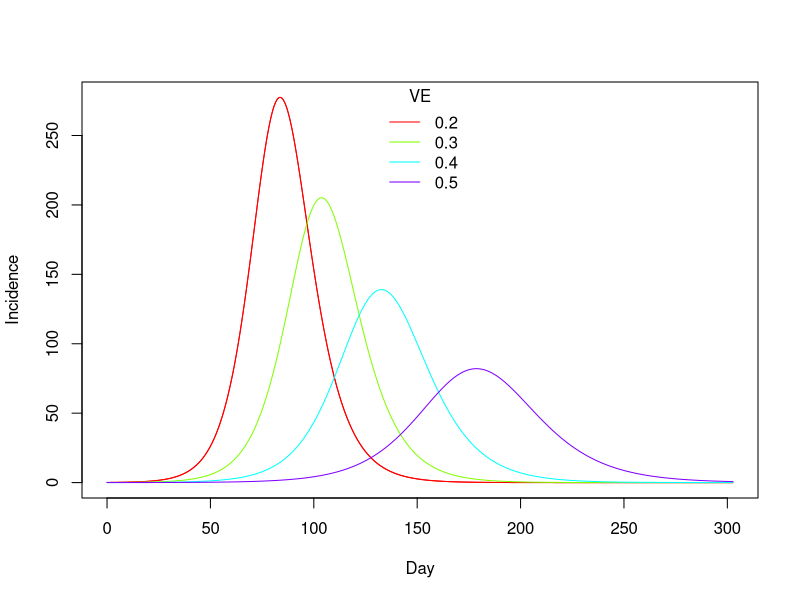
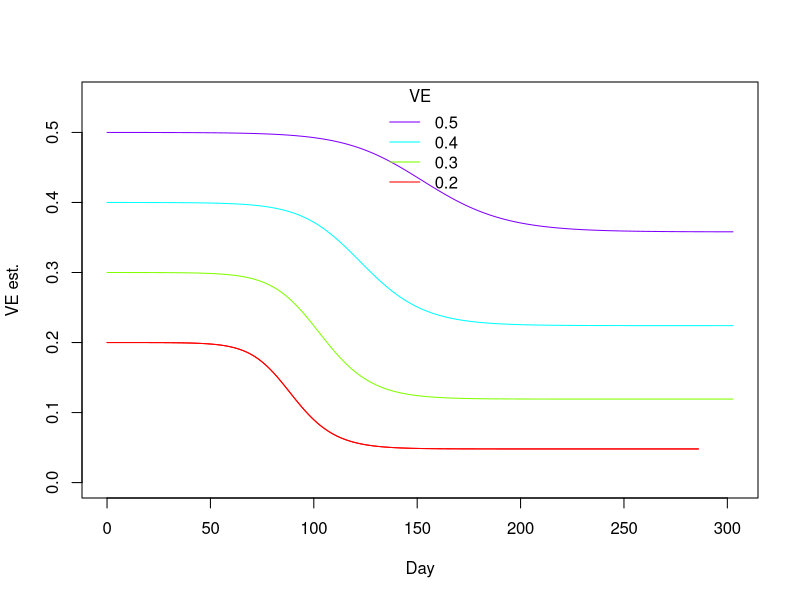
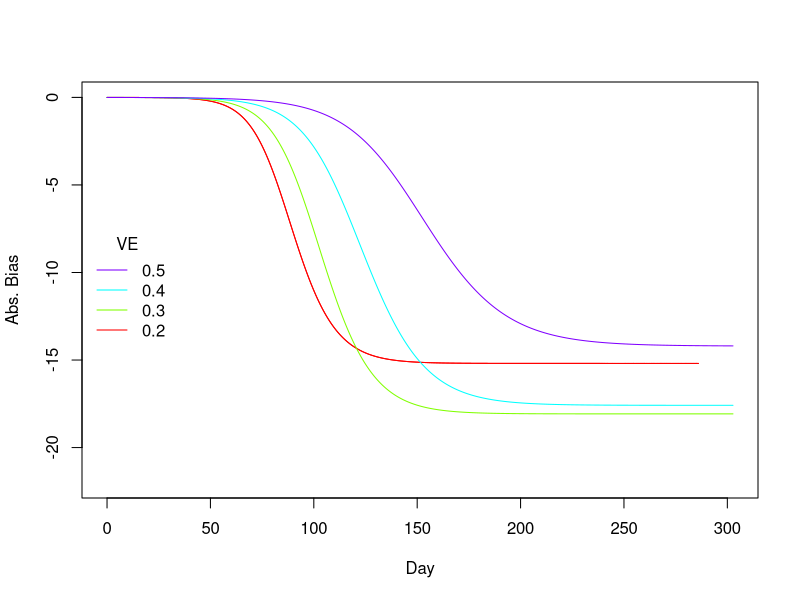
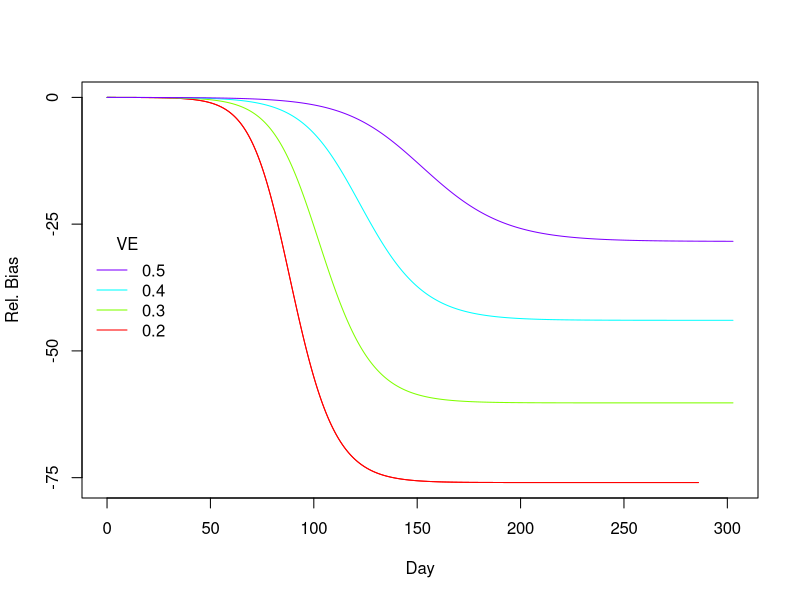
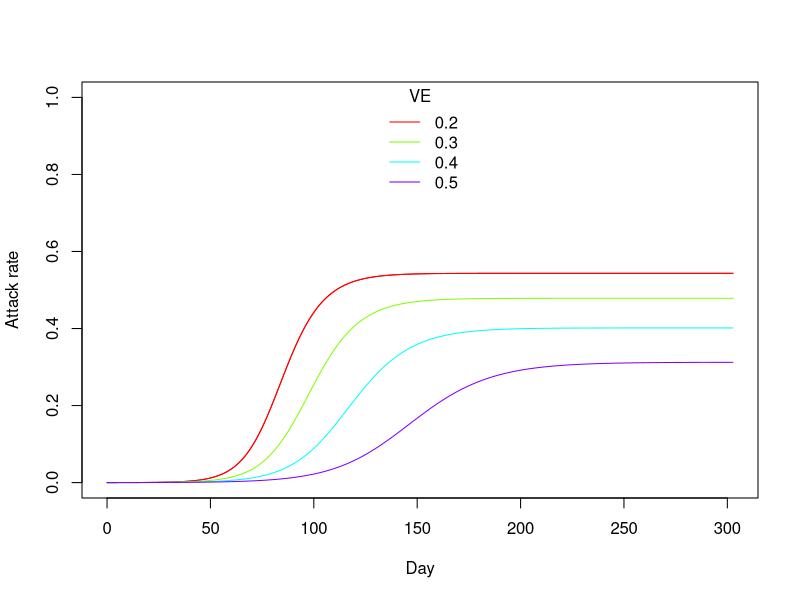

Generate these figures, in order, with R:
library(deSolve)
bfolder <- 'C:/Users/VOR1/Documents/GitHub/' ## Define root path (where repository)
## asign values to parameters
Ntot <- 2000000
vacc0 <- 0.38
vacc1 <- 0.47
vacc0 <- vacc1
##################################################################################################
##  Initial values ################################################################################
###################################################################################################
###################################################################################################
Nv0 <- round(Ntot*vacc0)
Nnv0 <- Ntot - Nv0

gamma <- 1/4
r0 <- 1.6
beta <- r0*gamma/(Ntot)
epsilon <- 0 # proportion preexisting immunity
###################################################################################################
seas <- 365

dt <- .01
times <- seq(0, seas, by = dt)
###################################################################################################
###################################################################################################
v <- -log(1 - (vacc1 - vacc0))/seas
v <- 0
VErnge <- seq(0.2,.5,.1)

casearr <- VEarr <- trueVEarr <- infarr <- list()
for (k in seq_along(VErnge)){
  phi <- VErnge[k]
  ###################################################################################################
  ### define parameter vector for ode function
  parameters <- c(gamma=gamma,beta=beta,phi=phi,v=v)
  ### Define model
  KKmod <- function(t, state, parameters) {
    with(as.list(c(state, parameters)),{
      # rate of change
      dxv <- - beta*(1-phi)*xv*(yv + ynv) + xnv*v
      dxnv <- - beta*xnv*(yv + ynv) - v*xnv
      
      dcasesv <- beta*(1-phi)*xv*(yv + ynv)
      dcasesnv <- beta*xnv*(yv + ynv)
      
      dyv <- beta*(1-phi)*xv*(yv + ynv) - yv*gamma
      dynv <- beta*xnv*(yv + ynv) - ynv*gamma
      
      dzv <- yv*gamma
      dznv <- ynv*gamma
      
      # return the rate of change
      list(c(dxv,dxnv,dynv,dyv,dzv,dznv,dcasesv,dcasesnv))
    })
  }
  ### Initial conditions
  y0 <- 1
  denom <- vacc0*(1-phi) + (1-vacc0)
  yv0 <- vacc0*(1-phi)/denom*y0; 
  ynv0 <- y0 - yv0; 
  
  xv0 <- Nv0 * (1 - epsilon) - yv0
  xnv0 <- Nnv0 * (1 - epsilon) - ynv0
  
  zv0 <- znv0 <- 0
  ###################################################################################################
  state <- c(xv=xv0,xnv=xnv0,ynv=ynv0,yv=yv0,zv=0,znv=0,casesv=0,casesnv=0)
  out <- data.frame(ode(y = state, times = times, func = KKmod, parms = parameters))
  
  xv <- out$xv
  xnv <- out$xnv
  yv <- out$yv
  ynv <- out$ynv
  zv <- out$zv
  znv <- out$znv
  casesv <- out$casesv
  casesnv <- out$casesnv
  ###################################################################################################
  ###################################################################################################
  casesv <- diff(casesv)
  casesnv <- diff(casesnv)
  
  rls <- casesv/casesnv
  vacc <- ((xv + yv + zv)/(xv + yv + zv +xnv + ynv + znv))[-1]
  vaccsusc <- (xv / (xv + xnv))[-1]
  
  casels <- casesnv + casesv
  infls <- yv + ynv
  VEls <- sapply(1:length(casesv), function(x) ifelse(casesv[x]<1e-5,NA,1-(rls[x]/(vacc[x]/(1-vacc[x])))))
  trueVEls <- sapply(1:length(casesv), function(x) ifelse(casesv[x]<1e-5,NA,1-(rls[x]/(vaccsusc[x]/(1-vaccsusc[x])))))
  # trueVEls <- sapply(VEls,function(x) phi)
  
  casearr[[k]] <- casels
  infarr[[k]] <- infls
  VEarr[[k]] <- VEls
  trueVEarr[[k]] <- trueVEls
}
###################################################################################################
###  Plots ########################################################################################
###  Trajectories are selected to start at the beginning of the epidemic   ########################
###################################################################################################
crit <- 10*dt
minsells <- maxsells <- NULL
for (k in seq_along(VErnge)){
  infls <- casearr[[k]]
  minsells <- c(minsells,min(which(infls > crit)))
  maxsells <- c(maxsells,max(which(infls > crit)))
}

# for (k in seq_along(VErnge)){
# 
#   selind <- unique(c(1:minsells[k],maxsells[k]:length(times)))
#   casearr[[k]][selind] <- NA
#   VEarr[[k]][selind] <- NA
# }
maxtime <- max(sapply(seq_along(VErnge), function(x) maxsells[x] - minsells[x]))

timesselList <- lapply(seq_along(VErnge), function(x) seq(minsells[x],minsells[x] + maxtime))
###################################################################################################
###  Saving workspace for use in Markdown document ################################################
###################################################################################################
# filepath <- paste0(bfolder,'Waning-Immunity-artefact/WIwriteup/WIplots/workspace.RData')
# save.image(file = filepath)
# load(filepath)
###################################################################################################
###################################################################################################cols <- rainbow(length(VErnge))
### Epi curves
cols <- rainbow(length(VErnge))
fpath <- paste0(bfolder,'Waning-Immunity-artefact/WIpresentation/WIgraphs')
setwd(fpath)
pdf('VE_2_virus.pdf',paper='USr',height = 8.5,width = 11) 
pdf('Epicurves.pdf',paper='USr',height = 8.5,width = 11) 
plot((0:maxtime)*dt,casearr[[1]][timesselList[[1]]],type = 'l', col = cols[1], ylab = 'Incidence', xlab = 'Day')

for (k in seq_along(VErnge)){
  lines((0:maxtime)*dt,casearr[[k]][timesselList[[1]]],col = cols[k])
}
legend('top',c('0.2','0.3','0.4','0.5'), lty = 1, col = cols,bty = 'n' ,title = 'VE')
dev.off()
###################################################################################################
### VE over time
pdf('VEtime.pdf',paper='USr',height = 8.5,width = 11) 
plot((0:maxtime)*dt, VEarr[[1]][timesselList[[1]]],type = 'l', col = cols[1], ylim = c(0,max(VErnge)*1.1), ylab = 'VE est.', xlab = 'Day')

for (k in seq_along(VErnge)){
  lines((0:maxtime)*dt, VEarr[[k]][timesselList[[k]]],col = cols[k])
}
legend('top',rev(c('0.2','0.3','0.4','0.5')), lty = 1, col = rev(cols),bty = 'n' ,title = 'VE')
dev.off()
####################################################################################################
####################################################################################################
### Abs. VE bias over time
pdf('VEbias_abs.pdf',paper='USr',height = 8.5,width = 11) 

miny <- min((VEarr[[1]][timesselList[[1]]] - VErnge[1]),na.rm = T)
maxy <- max((VEarr[[1]][timesselList[[1]]] - VErnge[1]),na.rm = T)

plot((0:maxtime)*dt, (VEarr[[1]][timesselList[[1]]] - VErnge[1]),type = 'l', col = cols[1], ylab = 'Abs. Bias', xlab = 'Day',yaxt = 'n',ylim = c(-.22,0))
axis(2,c(-.2,-.15,-.10,-.05,0),labels = c(-20,-15,-10,-5,0))

for (k in seq_along(VErnge)){
  lines((0:maxtime)*dt, (VEarr[[k]][timesselList[[k]]] - VErnge[k]),col = cols[k])
}
legend('left',rev(c('0.2','0.3','0.4','0.5')), lty = 1, col = rev(cols),bty = 'n' ,title = 'VE')
dev.off()
####################################################################################################
####################################################################################################
### Rel. VE bias over time
miny <- min((VEarr[[1]][timesselList[[1]]] - VErnge[1])/VErnge[1],na.rm = T)

pdf('VEbias_rel.pdf',paper='USr',height = 8.5,width = 11) 

plot((0:maxtime)*dt, (VEarr[[1]][timesselList[[1]]] - VErnge[1])/VErnge[1],type = 'l', col = cols[1], ylab = 'Rel. Bias', xlab = 'Day',yaxt = 'n')
axis(2,c(-.75,-.5,-.25,0),labels = c(-75,-50,-25,0))

for (k in seq_along(VErnge)){
  lines((0:maxtime)*dt, (VEarr[[k]][timesselList[[k]]] - VErnge[k])/VErnge[k],col = cols[k])
}
legend('left',rev(c('0.2','0.3','0.4','0.5')), lty = 1, col = rev(cols),bty = 'n' ,title = 'VE')
dev.off()
####################################################################################################
####################################################################################################
### Attack rate
pdf('AR.pdf',paper='USr',height = 8.5,width = 11) 
plot((0:maxtime)*dt, cumsum(casearr[[1]][timesselList[[1]]])/Ntot,type = 'l', col = cols[1], ylim = c(0,1), ylab = 'Attack rate', xlab = 'Day')

for (k in seq_along(VErnge)){
  lines((0:maxtime)*dt, cumsum(casearr[[k]][timesselList[[k]]])/Ntot,col = cols[k])
}
legend('top',c('0.2','0.3','0.4','0.5'), lty = 1, col = cols,bty = 'n' ,title = 'VE')
dev.off()
###################################################################################################
